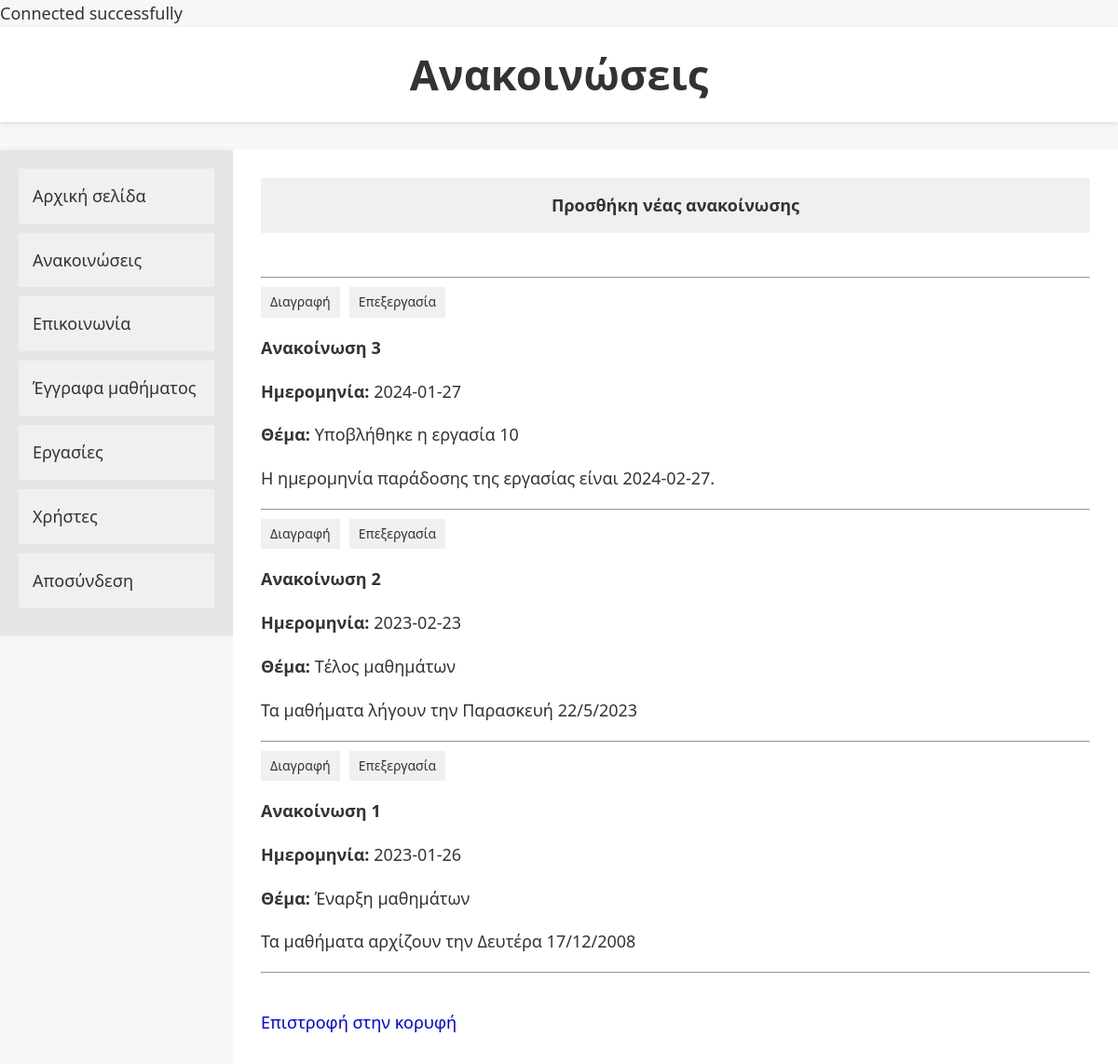
/announcement_tutor.php, run on the app's committed database.
### tables this page shows
CREATE TABLE `announcements` (
  `id` int(11) NOT NULL,
  `date` date DEFAULT NULL,
  `subject` varchar(255) DEFAULT NULL,
  `main_text` text DEFAULT NULL
);

### announcement_tutor.php (the view, shortened to what this page needs)
<?php
include 'db_connection.php';
$countSql = "SELECT COUNT(id) AS total FROM announcements";
$countResult = $conn->query($countSql);
$totalAnnouncements = 0;
if ($countRow = $countResult->fetch_assoc()) {
    $totalAnnouncements = $countRow['total'];
}
?>
<!DOCTYPE html>
<html lang="el">
<head>
</head>
<body>
<h1>Ανακοινώσεις</h1>
<div id="container">
    <div id="sidebar">
        <ul>
            <li><a href="index_tutor.php">Αρχική σελίδα</a></li>
            <li><a href="announcement_tutor.php">Ανακοινώσεις</a></li>
            <li><a href="communication_tutor.php">Επικοινωνία</a></li>
            <li><a href="documents_tutor.php">Έγγραφα μαθήματος</a></li>
            <li><a href="homework_tutor.php">Εργασίες</a></li>
            <li><a href="users_tutor.php">Χρήστες</a></li>
            <li><a href="login.php">Αποσύνδεση</a></li>
        </ul>
    </div>
    <div id="main-content">
        <a href="add_announcement.php" class="add-announcement-btn">Προσθήκη νέας ανακοίνωσης</a>
        <br>
        <hr>
        <div class="content">
            <?php
            $sql = "SELECT id, date, subject, main_text FROM announcements ORDER BY date DESC";
            $result = $conn->query($sql);
            if ($result->num_rows > 0) {
            while($row = $result->fetch_assoc()) {
                echo "<div>";
                echo "<div class='announcement-buttons'>";
                echo "<a href='delete_announcement.php?id=" . $row['id'] . "' class='announcement-button'>Διαγραφή</a>";
                echo "<a href='edit_announcement.php?id=" . $row['id'] . "' class='announcement-button'>Επεξεργασία</a>";
                echo "</div>";
                echo "<p><strong>Ανακοίνωση " . $totalAnnouncements . "</strong></p>";
                echo "<p><strong>Ημερομηνία:</strong> " . htmlspecialchars($row['date']) . "</p>";
                echo "<p><strong>Θέμα:</strong> " . htmlspecialchars($row['subject']) . "</p>";
                echo "<p>" . nl2br(htmlspecialchars($row['main_text'])) . "</p>";
                echo "</div><hr>";
                $totalAnnouncements--;
            }
            } else {
            echo "Δεν βρέθηκαν ανακοινώσεις";
            }
            ?>
            <br>
            <a href="#top">Επιστροφή στην κορυφή</a>
        </div>
    </div>
</div>
</body>
</html>

### announcement_tutor.php (style rules this page uses)
*, *:before, *:after { box-sizing: border-box; }
.announcement-buttons { margin-bottom: 10px; }
.announcement-button { text-decoration: none; padding: 5px 10px; background: #f0f0f0; color: #333; margin-right: 10px; display: inline-block; font-size: 14px; }
.announcement-button:last-child { margin-right: 0; }
body, h1, h2, ul, li, a { margin: 0; padding: 0; list-style-type: none; text-decoration: none; }
body { font-family: 'Segoe UI', Tahoma, Geneva, Verdana, sans-serif; line-height: 1.6; font-size: 18px; color: #333; background-color: #f7f7f7; }
h1 { text-align: center; font-size: 2.5em; color: #333; background-color: #fff; padding: 15px 0; margin-bottom: 30px; box-shadow: 0 2px 5px rgba(0, 0, 0, 0.1); }
#container { display: flex; flex-wrap: wrap; min-height: calc(100vh - 70px); }
#sidebar { width: 250px; background: #e6e6e6; padding: 20px; height: 100%; box-shadow: -1px 0 5px rgba(0, 0, 0, 0.05); }
#sidebar ul li a, .add-announcement-btn { display: block; background: #f0f0f0; color: #333; padding: 15px; margin-bottom: 10px; transition: background-color 0.3s; }
#main-content { flex: 1; background-color: #fff; padding: 30px; }
.add-announcement-btn { text-align: center; text-decoration: none; font-weight: bold; }

### data on the page
announcements: date "2024-01-27", subject "Υποβλήθηκε η εργασία 10", main_text "Η ημερομηνία παράδοσης της εργασίας είναι 2024-02-27."
announcements: date "2023-02-23", subject "Tέλος μαθημάτων", main_text "Τα μαθήματα λήγουν την Παρασκευή 22/5/2023"
announcements: date "2023-01-26", subject "Έναρξη μαθημάτων", main_text "Τα μαθήματα αρχίζουν την Δευτέρα 17/12/2008"
